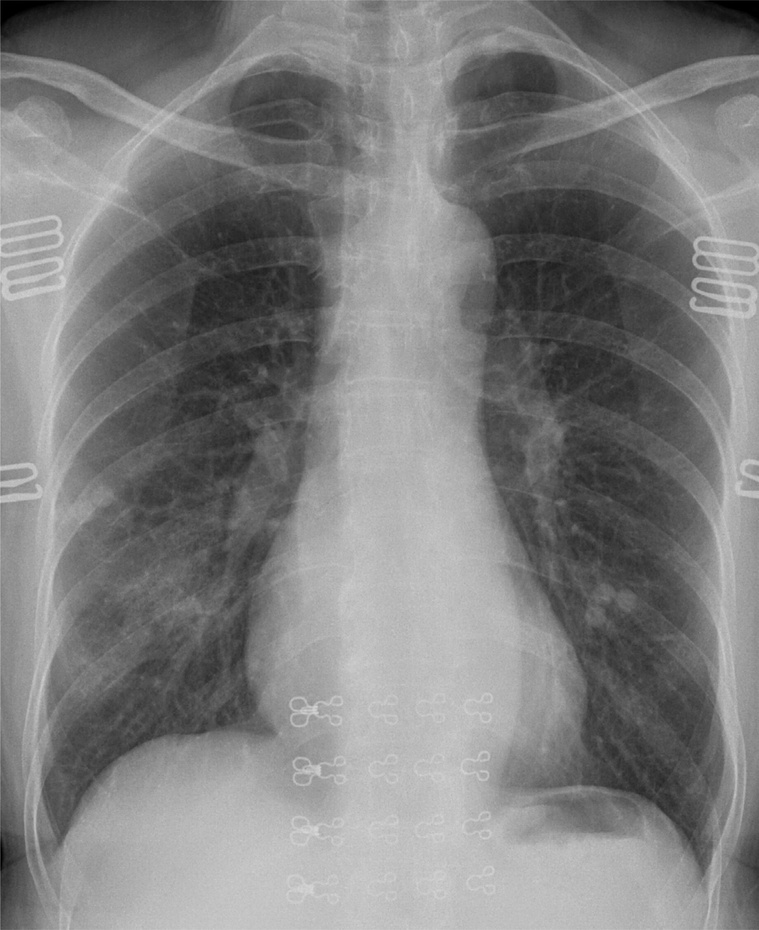
%> input picture 3rdYears/Y3T2/ComputerVision/Lab3-Enhancement/chest.jpg, 759 x 930 px, shrunk from 3342 x 4095 before the run
$ octave Lab03_Code.m   (GNU Octave 9; MATLAB toolbox functions it lacks are replaced by stand-ins)
%> lines starting %> are read from the running program, lines starting %| are printed output that depends on the picture
im  = imread('chest.jpg');
%> im is the input picture: size 930x759x3 uint8; min 0, max 215, mean 126.3
im = rgb2gray(im);
%> im: size 930x759 uint8
j = imadjust(im, [0.08, 0.51], [0.0, 1.0]);
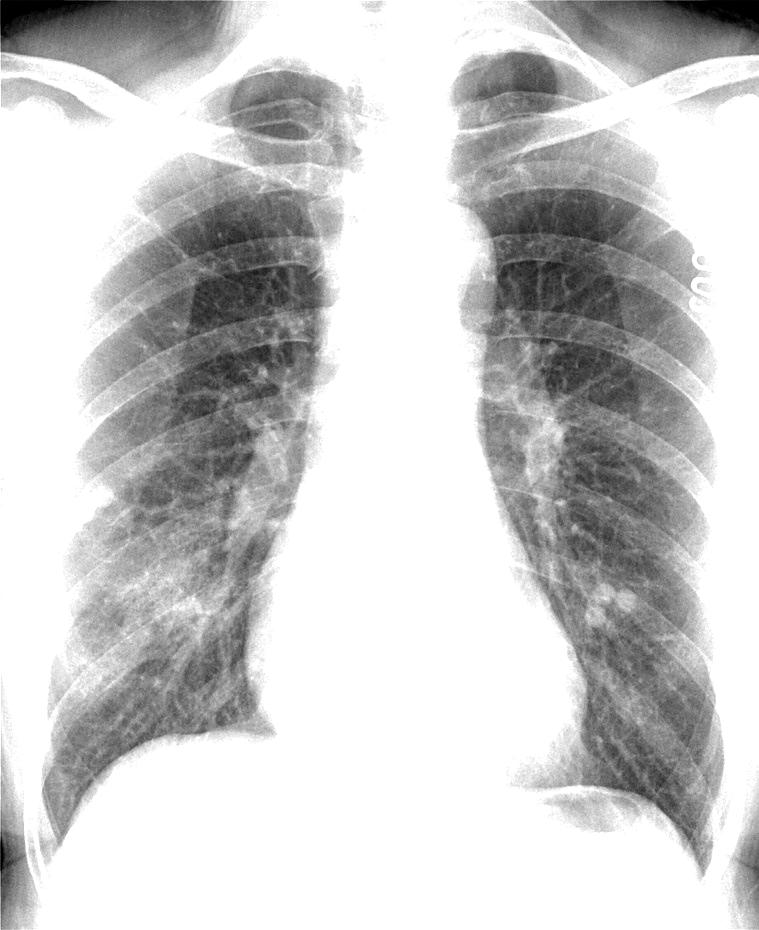
%> j: size 930x759 uint8; min 0, max 255, mean 202.9
k = histeq(im);
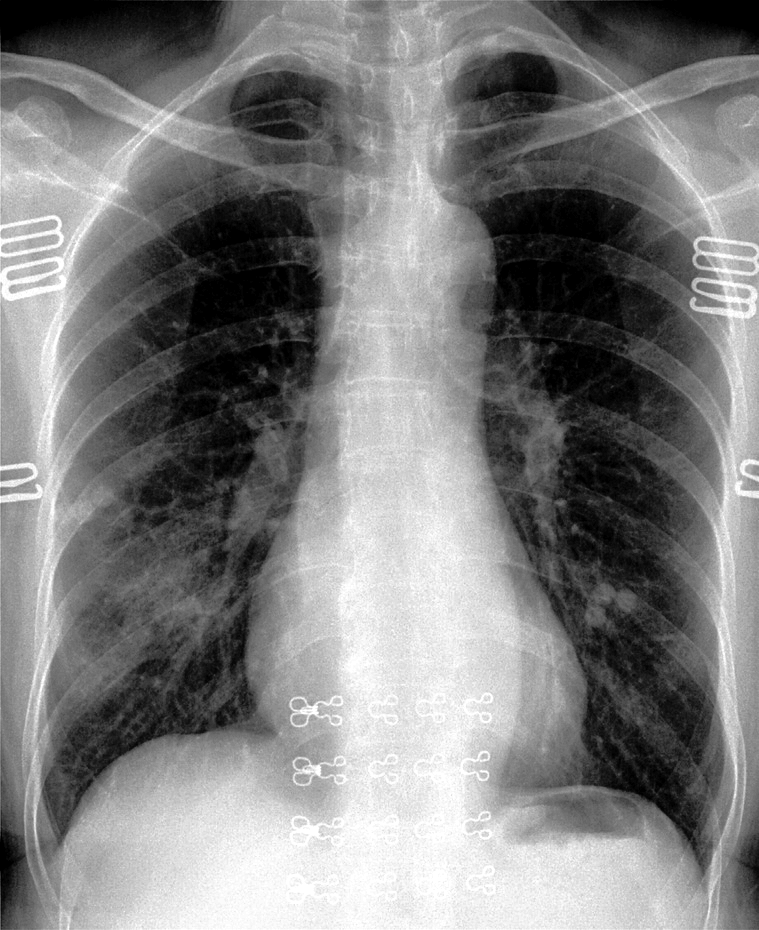
%> k: size 930x759 uint8; min 0, max 255, mean 126.3
i = adapthisteq(im);
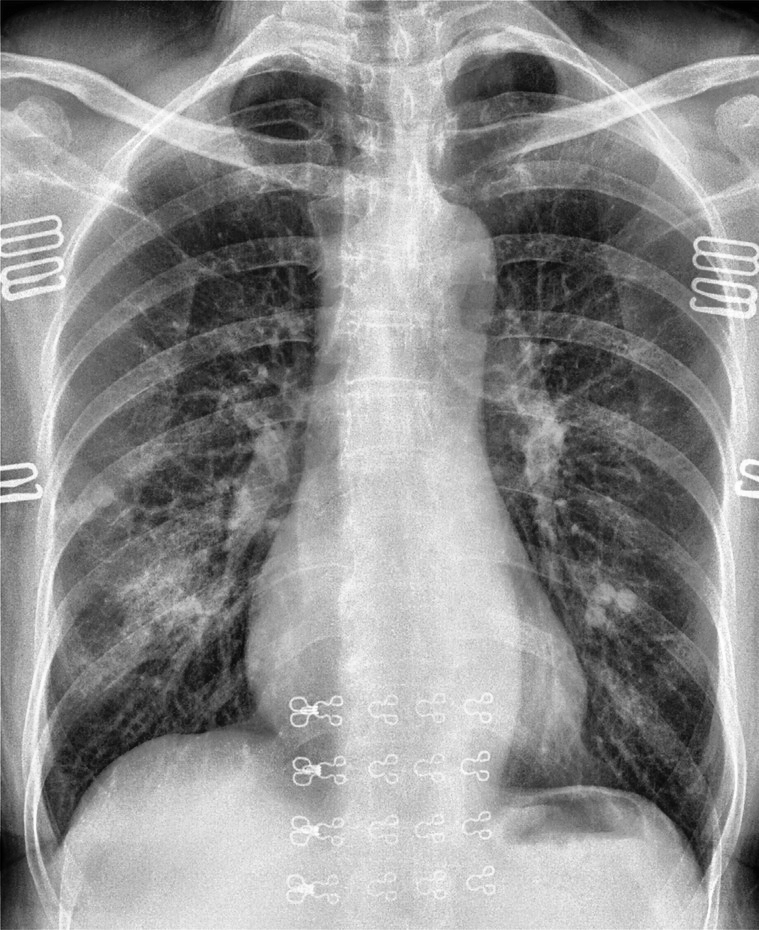
%> i: size 930x759 uint8; min 0, max 255, mean 141.9

% [7 lines of commented-out code are left out]
figure('Name', "Image Enhancement.");

subplot(2, 2, 1);
imshow(im);
title('ORIGINAL')

subplot(2, 2, 2);
imshow(j);
title('IMADJUST')

subplot(2, 2, 3);
imshow(k);
title('HISTEQ')

subplot(2, 2, 4);
imshow(i);
title('ADAPTHISTEQ')
